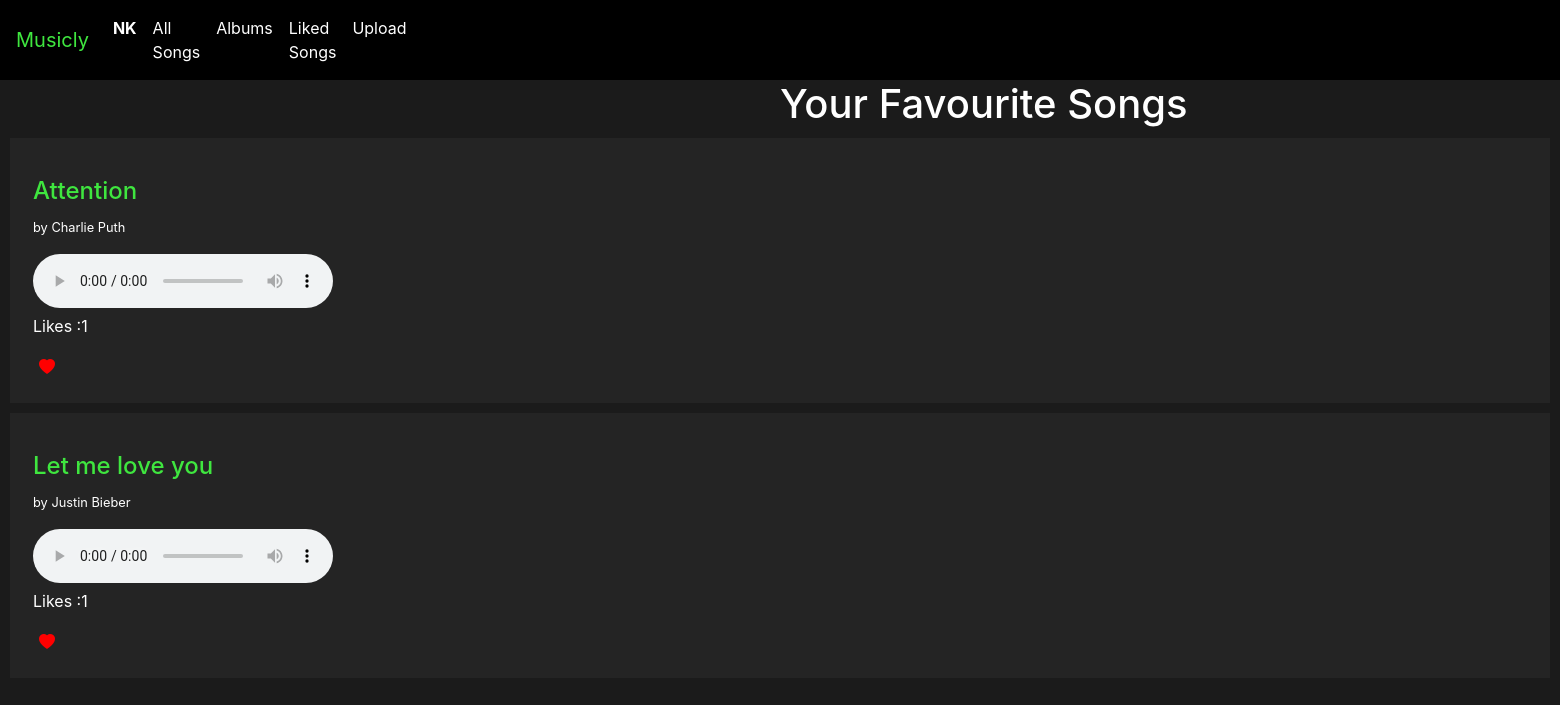
Screenshot of /likedsongs (signed in) with the database file from the repository.
### music/models.py (models this page shows)
class User(AbstractUser):
    pass

class Songs(models.Model):
    Title = models.CharField(max_length=45)
    Singer = models.CharField(max_length=105)
    Audio = models.FileField(upload_to='documents/')
    Poster = models.ForeignKey('User', on_delete=PROTECT, default=None )
    Albums = models.CharField( choices=Albumss, max_length=24, default="Other")
    liked_by = models.ManyToManyField('User', default=None, blank=True, related_name='song_likers')
    class Meta:
        db_table='Songs'

### music/views.py (the view)
# urls.py: path("likedsongs", views.Liked, name="liked"),
@login_required
def Liked(request):
    song = Songs.objects.all().order_by("Title")
    return render(request, 'music/Liked.html', {
        "songs": song,
    })

### music/templates/music/Liked.html (shortened to what this page needs)
{% extends "music/layout.html" %}
{% load static %}
{% block body%}
<h1 class="heading">Your Favourite Songs</h1>
{% for song in songs %}
{% if user in song.liked_by.all %}
<div class="songs">
    <a href="{% url 'song' song.id %}">
    <p><h4 class="title">{{song.Title}}</h4> <small>by {{song.Singer}}</small></p>
    </a>
    <audio controls>
        <source src="{{ song.Audio.url }}" type="audio/mpeg">
    </audio>
    <p id="like-count -{{song.id}}" style="color: white;">Likes :{{song.liked_by.count}}</p>
    {% if user.is_authenticated %}
    <div id="unlike-view-{{song.id}}" style="display: {% if user in song.liked_by.all %} block {% else %} none {% endif %}">
        <button value="Unlike" onclick="like_song({{song.id}})" class="likeunlike" id="unlike-{{song.id}}"><i class="bi bi-heart-fill" style="color: red;"></i></button>
    </div>
    {% endif %}
</div>
{% endif %}
{% endfor %}
{% endblock%}

### music/templates/music/layout.html (shortened to what this page needs)
{% load static %}
<!DOCTYPE html>
<html lang="en">
    <head>
        <link rel="stylesheet" href="https://stackpath.bootstrapcdn.com/bootstrap/4.4.1/css/bootstrap.min.css">
        <link href="{% static 'music/styles.css' %}" rel="stylesheet">
        <link rel="stylesheet" href="https://cdn.jsdelivr.net/npm/bootstrap-icons@1.3.0/font/bootstrap-icons.css">
    </head>
    <body>
        <nav class="navbar navbar-expand-lg" style="background-color: #000;">
            <a class="navbar-brand" href="#" style="color: rgb(63, 230, 63);">Musicly</a>
            <div>
              <ul class="navbar-nav mr-auto">
                {% if user.is_authenticated %}
                    <li class="nav-item">
                        <a class="nav-link" href="#"><strong>{{ user.username }}</strong></a>
                    </li>
                {% endif %}
                <li class="nav-item">
                  <a class="nav-link" href="{% url 'index' %}">All Songs</a>
                </li>
                <li class="nav-item">
                    <a class="nav-link" href="{% url 'Albums' %}">Albums</a>
                </li>
                {% if user.is_authenticated %}
                     <li class="nav-item">
                        <a class="nav-link" href="{% url 'liked' %}">Liked Songs</a>
                     </li>
                    <li class="nav-item">
                        <a class="nav-link" href="{% url 'create' %}">Upload</a>
                    </li>
                    <li class="nav-item">
                    </li>
                {% endif %}
              </ul>
            </div>
          </nav>
        <div class="body">
            {% block body %}
            {% endblock %}
        </div>
    </body>
</html>

### music/static/music/styles.css (style rules this page uses)
.songs { border: solid; border-color: transparent; padding: 20px; margin: 10px; background-color: #242424; }
body { background-color: #1b1b1b; }
.heading { position: relative; animation-name: move; animation-duration: 2s; animation-fill-mode: forwards; color: white; }
h2, small, .nav-link, label { color: white; }
.title { color: rgb(63, 230, 63); }
button { border: none; background-color: #242424; }

### rows the page displays
User: username "NK"
Songs: Title "Attention", Singer "Charlie Puth", liked_by.count "1"
Songs: Title "Let me love you", Singer "Justin Bieber", liked_by.count "1"
